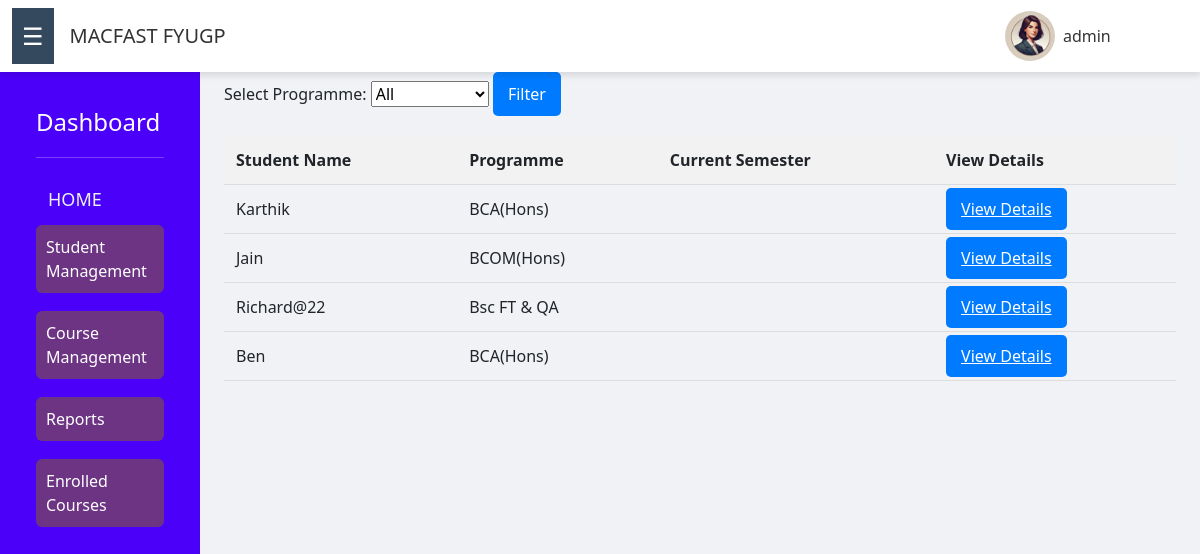
/students/ (signed in), run on the app's committed database.
### core/models.py (models this page shows, shortened)
class CustomUser(AbstractUser):
    USER_TYPE_CHOICES = (
        ('student', 'Student'),
    )
    user_type = models.CharField(max_length=10, choices=USER_TYPE_CHOICES,default='student')
    objects = CustomUserManager()  # Attach CustomUserManager to the model

class StudentProfile(models.Model):
    user = models.OneToOneField(CustomUser, on_delete=models.CASCADE)
    first_name = models.CharField(max_length=30,default='')  # First name
    last_name = models.CharField(max_length=30,default='')   # Last name
    phone_number = models.CharField(max_length=15,default='')  # Phone number
    address = models.TextField(default='')  # Address
    dob = models.DateField()
    profile_picture = models.ImageField(upload_to='profile_pics/')
    programme = models.ForeignKey(Programme, on_delete=models.SET_NULL, null=True)
    department = models.ForeignKey(Department, on_delete=models.SET_NULL, null=True)
    board = models.CharField(max_length=100)
    subjects = models.ManyToManyField(Subject)  # Part III subjects studied in Plus Two
    semester = models.IntegerField(default=1)
    approved = models.BooleanField(default=False)

class Programme(models.Model):
    name = models.CharField(max_length=100)

### core/views.py (the view)
# urls.py: path('students/',views. student_list_view, name='student_list'),
@user_passes_test(lambda u: u.is_staff)  # Ensure only admins can access this view
def student_list_view(request):
    students = StudentProfile.objects.select_related('user')
    programmes = Programme.objects.all()
    selected_programme_id = request.GET.get('programme', '')
    if selected_programme_id:
        students = students.filter(programme_id=selected_programme_id)
    return render(request, 'student_list.html', {
        'students': students,
        'programmes': programmes,
        'selected_programme_id': selected_programme_id,
    })

### core/context_processors.py (called while the page is built)
def student_profile_processor(request):
    student_profile = None
    if request.user.is_authenticated:
        try:
            student_profile = StudentProfile.objects.get(user=request.user)
        except StudentProfile.DoesNotExist:
            pass  # Handle if the student profile does not exist
    return {'student_profile': student_profile}

### templates/student_list.html (shortened to what this page needs)
{% extends 'abase.html' %}
{% block content %}
<form method="GET" action="" class="filter-form">
    <label for="programme">Select Programme:</label>
    <select name="programme" id="programme" onchange="this.form.submit()">
        <option value="">All</option>
    </select>
    <button type="submit" class="btn-primary">Filter</button>
</form>
<table>
    <thead>
        <tr>
            <th>Student Name</th>
            <th>Programme</th>
            <th>Current Semester</th>
            <th>View Details</th>
        </tr>
    </thead>
    <tbody>
        {% for student in students %}
            <tr>
                <td>{{ student.user.username }}</td>
                <td>{{ student.programme.name }}</td>
                <td>{{ student.current_semester }}</td>
                <td><a href="{% url 'student_detail' student.id %}" class="btn-primary">View Details</a></td>
            </tr>
        {% endfor %}
    </tbody>
</table>
{% endblock %}

### templates/abase.html (shortened to what this page needs)
<!DOCTYPE html>
<html lang="en">
<head>
    <link href="https://cdn.jsdelivr.net/npm/bootstrap@5.3.0-alpha1/dist/css/bootstrap.min.css" rel="stylesheet">
    {% load static %}
    <link href="{% static 'css/styles.css' %}" rel="stylesheet">
</head>
<body>
<nav class="navbar navbar-expand-lg">
    <div class="container-fluid">
        <button class="sidebar-toggle-btn" id="sidebar-toggle-btn">&#9776;</button>
        <a class="navbar-brand ms-3" href="#">MACFAST FYUGP</a>
        <div class="ms-auto d-flex align-items-center">
            <img src="{% static 'images/admin.webp' %}" class="rounded-circle" alt="Profile Picture" width="50" height="50">
            <ul class="navbar-nav">
                <li class="nav-item">
                    <a class="nav-link" href="">{{ user.username }}</a>
                </li>
                <li class="nav-item">
                    <a class="nav-link btn btn-danger text-white" href="#"
                       onclick="event.preventDefault(); document.getElementById('logout-form').submit();">
                    </a>
                </li>
            </ul>
        </div>
    </div>
</nav>
<div class="container-fluid">
    <div class="row">
        <div class="col-md-2 sidebar" id="sidebar">
            <div class="p-3">
                <h4 class="text-white">Dashboard</h4>
                <hr class="text-white">
                <a class="nav-link" href="{% url 'admin_dashboard' %}">HOME</a>
                <button class="btn btn-sidebar" data-bs-toggle="collapse" data-bs-target="#profileSubmenu" aria-expanded="false">
                   Student Management
                </button>
                <button class="btn btn-sidebar mt-2" data-bs-toggle="collapse" data-bs-target="#courseSubmenu" aria-expanded="false">
                    Course Management
                </button>
                <button class="btn btn-sidebar mt-2" data-bs-toggle="collapse" data-bs-target="#report" aria-expanded="false">
                    Reports
                  </button>
                <button class="btn btn-sidebar mt-2" data-bs-toggle="collapse" data-bs-target="#viewsSubmenu" aria-expanded="false">
                    Enrolled Courses
                </button>
            </div>
        </div>
        <main class="col ms-sm-auto px-md-4">
            {% block content %}
            {% endblock %}
        </main>
    </div>
</div>
</body>
</html>

### static/css/styles.css (style rules this page uses)
body { background-color: #f0f2f5; }
.navbar { background-color: #ffffff; color: #333333; box-shadow: 0 4px 6px rgba(0, 0, 0, 0.1); }
.navbar a { color: #333333; font-weight: 500; transition: color 0.3s; }
.sidebar { background-color: #2c3e50; min-height: 100vh; transition: all 0.3s; }
.sidebar a { color: #ecf0f1; font-size: 18px; padding: 12px; display: block; transition: background-color 0.3s, color 0.3s; }
.sidebar-toggle-btn { background-color: #34495e; color: #ffffff; border: none; font-size: 24px; padding: 10px; cursor: pointer; transition: background-color 0.3s; }

### templates/abase.html (style rules this page uses)
.sidebar { background-color: #4b00fa; min-height: 100vh; padding: 20px; transition: all 0.3s; }
.sidebar h4 { color: white; margin-bottom: 20px; }
.sidebar hr { border-color: white; }
.btn-sidebar { width: 100%; background-color: #6c3483; color: white; border: none; padding: 10px; text-align: left; margin-bottom: 10px; font-size: 16px; transition: background-color 0.3s; }
.btn-sidebar, .btn-sidebar-sub { text-decoration: none; }
ul { padding-left: 0; }
ul li { list-style: none; }

### templates/student_list.html (style rules this page uses)
.filter-form { margin-bottom: 20px; }
table { width: 100%; border-collapse: collapse; margin-top: 20px; }
th, td { padding: 12px; text-align: left; border-bottom: 1px solid #ddd; }
th { background-color: #f2f2f2; }
.btn-primary { padding: 10px 15px; background-color: #007bff; color: white; border: none; border-radius: 5px; cursor: pointer; }

### data on the page
CustomUser: username "admin"
StudentProfile: user.username "Karthik", programme.name "BCA(Hons)"
StudentProfile: user.username "Jain", programme.name "BCOM(Hons)"
StudentProfile: user.username "Richard@22", programme.name "Bsc FT & QA"
StudentProfile: user.username "Ben", programme.name "BCA(Hons)"
